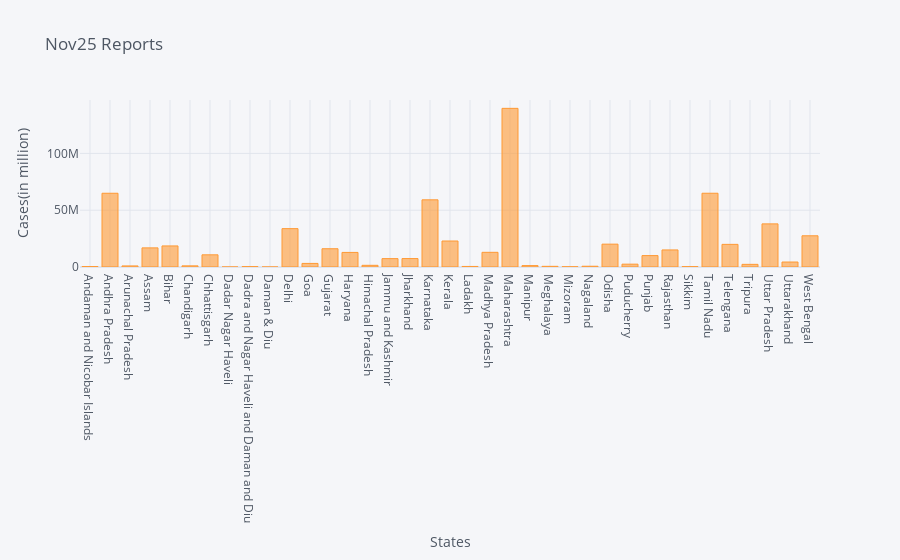

Write notebook code for a chart like this one.
### Markdown cell above
# India - Reports

### Code cell
df_new.iplot( kind = 'bar', x = 'States' , y = 'Confirmed' , title = "Nov25 Reports", xTitle='States', yTitle='Cases(in million)')

### Figure 1 — Plotly figure (JSON) as saved in the notebook; plotly's stock layout.template omitted (floating-point values rounded to 4 significant figures)
{"data": [{"marker": {"color": "rgba(255, 153, 51, 0.6)", "line": {"color": "rgba(255, 153, 51, 1.0)", "width": 1}}, "name": "Confirmed", "orientation": "v", "text": "", "type": "bar", "x": ["Andaman and Nicobar Islands", "Andhra Pradesh", "Arunachal Pradesh", "Assam", "Bihar", "Chandigarh", "Chhattisgarh", "Dadar Nagar Haveli", "Dadra and Nagar Haveli and Daman and Diu", "Daman & Diu", "Delhi", "Goa", "Gujarat", "Haryana", "Himachal Pradesh", "Jammu and Kashmir", "Jharkhand", "Karnataka", "Kerala", "Ladakh", "Madhya Pradesh", "Maharashtra", "Manipur", "Meghalaya", "Mizoram", "Nagaland", "Odisha", "Puducherry", "Punjab", "Rajasthan", "Sikkim", "Tamil Nadu", "Telengana", "Tripura", "Uttar Pradesh", "Uttarakhand", "West Bengal"], "y": [376093, 64911493, 941675, 16820098, 18536035, 1009607, 10718422, 186, 308098, 2, 33756114, 3155891, 16070316, 12841932, 1476172, 7369023, 7415852, 59111714, 22882596, 490695, 12921670, 139632608, 1228629, 582910, 198013, 666605, 20114306, 2486729, 10032982, 15009649, 287282, 64914729, 19913744, 2335614, 37940067, 4380954, 27472617]}], "layout": {"legend": {"bgcolor": "#F5F6F9", "font": {"color": "#4D5663"}}, "paper_bgcolor": "#F5F6F9", "plot_bgcolor": "#F5F6F9", "title": {"font": {"color": "#4D5663"}, "text": "Nov25 Reports"}, "xaxis": {"gridcolor": "#E1E5ED", "showgrid": true, "tickfont": {"color": "#4D5663"}, "title": {"font": {"color": "#4D5663"}, "text": "States"}, "zerolinecolor": "#E1E5ED"}, "yaxis": {"gridcolor": "#E1E5ED", "showgrid": true, "tickfont": {"color": "#4D5663"}, "title": {"font": {"color": "#4D5663"}, "text": "Cases(in million)"}, "zerolinecolor": "#E1E5ED"}}}
